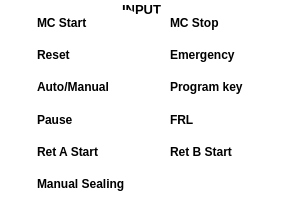
      <widget class="QGroupBox" name="Input_group">
       <property name="geometry">
        <rect>
         <x>1600</x>
         <y>320</y>
         <width>282</width>
         <height>208</height>
        </rect>
       </property>
       <property name="font">
        <font>
         <family>Arial</family>
         <pointsize>10</pointsize>
         <weight>75</weight>
         <bold>true</bold>
        </font>
       </property>
       <property name="styleSheet">
        <string notr="true">background-color: rgb(255, 255, 255);
border-radius: 10px;</string>
       </property>
       <property name="title">
        <string>INPUT</string>
       </property>
       <property name="alignment">
        <set>Qt::AlignCenter</set>
       </property>
       <layout class="QGridLayout" name="gridLayout_3">
        <property name="topMargin">
         <number>10</number>
        </property>
        <item row="5" column="0">
         <layout class="QHBoxLayout" name="horizontalLayout_11">
          <item>
           <widget class="QPushButton" name="bIRetA_StartPB">
            <property name="minimumSize">
             <size>
              <width>20</width>
              <height>20</height>
             </size>
            </property>
            <property name="maximumSize">
             <size>
              <width>20</width>
              <height>20</height>
             </size>
            </property>
            <property name="font">
             <font>
              <family>Arial</family>
              <pointsize>10</pointsize>
              <weight>75</weight>
              <bold>true</bold>
              <kerning>true</kerning>
             </font>
            </property>
            <property name="focusPolicy">
             <enum>Qt::NoFocus</enum>
            </property>
            <property name="toolTipDuration">
             <number>4</number>
            </property>
            <property name="text">
             <string/>
            </property>
            <property name="icon">
             <iconset resource="graphic.qrc">
              <normaloff>:/buttonImage/greenButton.png</normaloff>
              <disabledoff>:/buttonImage/redButton.png</disabledoff>
              <disabledon>:/buttonImage/redButton.png</disabledon>:/buttonImage/greenButton.png</iconset>
            </property>
            <property name="iconSize">
             <size>
              <width>20</width>
              <height>20</height>
             </size>
            </property>
            <property name="flat">
             <bool>true</bool>
            </property>
           </widget>
          </item>
          <item>
           <widget class="QLabel" name="bIRetA_StartPB_Label">
            <property name="font">
             <font>
              <family>Arial</family>
              <weight>75</weight>
              <bold>true</bold>
             </font>
            </property>
            <property name="text">
             <string>Ret A Start</string>
            </property>
            <property name="alignment">
             <set>Qt::AlignLeading|Qt::AlignLeft|Qt::AlignVCenter</set>
            </property>
           </widget>
          </item>
         </layout>
        </item>
        <item row="1" column="1">
         <layout class="QHBoxLayout" name="horizontalLayout_14">
          <item>
           <widget class="QPushButton" name="bIStopPB">
            <property name="minimumSize">
             <size>
              <width>20</width>
              <height>20</height>
             </size>
            </property>
            <property name="maximumSize">
             <size>
              <width>20</width>
              <height>20</height>
             </size>
            </property>
            <property name="font">
             <font>
              <family>Arial</family>
              <pointsize>10</pointsize>
              <weight>75</weight>
              <bold>true</bold>
              <kerning>true</kerning>
             </font>
            </property>
            <property name="focusPolicy">
             <enum>Qt::NoFocus</enum>
            </property>
            <property name="toolTipDuration">
             <number>4</number>
            </property>
            <property name="text">
             <string/>
            </property>
            <property name="icon">
             <iconset resource="graphic.qrc">
              <normaloff>:/buttonImage/greenButton.png</normaloff>
              <disabledoff>:/buttonImage/redButton.png</disabledoff>
              <disabledon>:/buttonImage/redButton.png</disabledon>:/buttonImage/greenButton.png</iconset>
            </property>
            <property name="iconSize">
             <size>
              <width>20</width>
              <height>20</height>
             </size>
            </property>
            <property name="flat">
             <bool>true</bool>
            </property>
           </widget>
          </item>
          <item>
           <widget class="QLabel" name="bIStopPB_Label">
            <property name="font">
             <font>
              <family>Arial</family>
              <weight>75</weight>
              <bold>true</bold>
             </font>
            </property>
            <property name="text">
             <string>MC Stop</string>
            </property>
            <property name="alignment">
             <set>Qt::AlignLeading|Qt::AlignLeft|Qt::AlignVCenter</set>
            </property>
           </widget>
          </item>
         </layout>
        </item>
        <item row="1" column="0">
         <layout class="QHBoxLayout" name="horizontalLayout_16">
          <item>
           <widget class="QPushButton" name="bIStartPB">
            <property name="minimumSize">
             <size>
              <width>20</width>
              <height>20</height>
             </size>
            </property>
            <property name="maximumSize">
             <size>
              <width>20</width>
              <height>20</height>
             </size>
            </property>
            <property name="font">
             <font>
              <family>Arial</family>
              <pointsize>10</pointsize>
              <weight>75</weight>
              <bold>true</bold>
              <kerning>true</kerning>
             </font>
            </property>
            <property name="focusPolicy">
             <enum>Qt::NoFocus</enum>
            </property>
            <property name="toolTipDuration">
             <number>4</number>
            </property>
            <property name="text">
             <string/>
            </property>
            <property name="icon">
             <iconset resource="graphic.qrc">
              <normaloff>:/buttonImage/greenButton.png</normaloff>
              <disabledoff>:/buttonImage/redButton.png</disabledoff>
              <disabledon>:/buttonImage/redButton.png</disabledon>:/buttonImage/greenButton.png</iconset>
            </property>
            <property name="iconSize">
             <size>
              <width>20</width>
              <height>20</height>
             </size>
            </property>
            <property name="flat">
             <bool>true</bool>
            </property>
           </widget>
          </item>
          <item>
           <widget class="QLabel" name="bIStartPB_Label">
            <property name="font">
             <font>
              <family>Arial</family>
              <weight>75</weight>
              <bold>true</bold>
             </font>
            </property>
            <property name="text">
             <string>MC Start</string>
            </property>
            <property name="alignment">
             <set>Qt::AlignLeading|Qt::AlignLeft|Qt::AlignVCenter</set>
            </property>
           </widget>
          </item>
         </layout>
        </item>
        <item row="2" column="1">
         <layout class="QHBoxLayout" name="horizontalLayout_8">
          <item>
           <widget class="QPushButton" name="bIEmergencyPB">
            <property name="minimumSize">
             <size>
              <width>20</width>
              <height>20</height>
             </size>
            </property>
            <property name="maximumSize">
             <size>
              <width>20</width>
              <height>20</height>
             </size>
            </property>
            <property name="font">
             <font>
              <family>Arial</family>
              <pointsize>10</pointsize>
              <weight>75</weight>
              <bold>true</bold>
              <kerning>true</kerning>
             </font>
            </property>
            <property name="focusPolicy">
             <enum>Qt::NoFocus</enum>
            </property>
            <property name="toolTipDuration">
             <number>4</number>
            </property>
            <property name="text">
             <string/>
            </property>
            <property name="icon">
             <iconset resource="graphic.qrc">
              <normaloff>:/buttonImage/greenButton.png</normaloff>
              <disabledoff>:/buttonImage/redButton.png</disabledoff>
              <disabledon>:/buttonImage/redButton.png</disabledon>:/buttonImage/greenButton.png</iconset>
            </property>
            <property name="iconSize">
             <size>
              <width>20</width>
              <height>20</height>
             </size>
            </property>
            <property name="flat">
             <bool>true</bool>
            </property>
           </widget>
          </item>
          <item>
           <widget class="QLabel" name="bIEmergencyPB_Label">
            <property name="font">
             <font>
              <weight>75</weight>
              <bold>true</bold>
             </font>
            </property>
            <property name="text">
             <string>Emergency</string>
            </property>
            <property name="alignment">
             <set>Qt::AlignLeading|Qt::AlignLeft|Qt::AlignVCenter</set>
            </property>
           </widget>
          </item>
         </layout>
        </item>
        <item row="3" column="1">
         <layout class="QHBoxLayout" name="horizontalLayout_10">
          <item>
           <widget class="QPushButton" name="bIProgramKeySwitch">
            <property name="minimumSize">
             <size>
              <width>20</width>
              <height>20</height>
             </size>
            </property>
            <property name="maximumSize">
             <size>
              <width>20</width>
              <height>20</height>
             </size>
            </property>
            <property name="font">
             <font>
              <family>Arial</family>
              <pointsize>10</pointsize>
              <weight>75</weight>
              <bold>true</bold>
              <kerning>true</kerning>
             </font>
            </property>
            <property name="focusPolicy">
             <enum>Qt::NoFocus</enum>
            </property>
            <property name="toolTipDuration">
             <number>4</number>
            </property>
            <property name="text">
             <string/>
            </property>
            <property name="icon">
             <iconset resource="graphic.qrc">
              <normaloff>:/buttonImage/greenButton.png</normaloff>
              <disabledoff>:/buttonImage/redButton.png</disabledoff>
              <disabledon>:/buttonImage/redButton.png</disabledon>:/buttonImage/greenButton.png</iconset>
            </property>
            <property name="iconSize">
             <size>
              <width>20</width>
              <height>20</height>
             </size>
            </property>
            <property name="flat">
             <bool>true</bool>
            </property>
           </widget>
          </item>
          <item>
           <widget class="QLabel" name="bIProgramKeySwitch_Label">
            <property name="font">
             <font>
              <family>Arial</family>
              <weight>75</weight>
              <bold>true</bold>
             </font>
            </property>
            <property name="text">
             <string>Program key</string>
            </property>
            <property name="alignment">
             <set>Qt::AlignLeading|Qt::AlignLeft|Qt::AlignVCenter</set>
            </property>
           </widget>
          </item>
         </layout>
        </item>
        <item row="2" column="0">
         <layout class="QHBoxLayout" name="horizontalLayout_20">
          <item>
           <widget class="QPushButton" name="bIResetPB">
            <property name="minimumSize">
             <size>
              <width>20</width>
              <height>20</height>
             </size>
            </property>
            <property name="maximumSize">
             <size>
              <width>20</width>
              <height>20</height>
             </size>
            </property>
            <property name="font">
             <font>
              <family>Arial</family>
              <pointsize>10</pointsize>
              <weight>75</weight>
              <bold>true</bold>
              <kerning>true</kerning>
             </font>
            </property>
            <property name="focusPolicy">
             <enum>Qt::NoFocus</enum>
            </property>
            <property name="toolTipDuration">
             <number>4</number>
            </property>
            <property name="text">
             <string/>
            </property>
            <property name="icon">
             <iconset resource="graphic.qrc">
              <normaloff>:/buttonImage/greenButton.png</normaloff>
              <disabledoff>:/buttonImage/redButton.png</disabledoff>
              <disabledon>:/buttonImage/redButton.png</disabledon>:/buttonImage/greenButton.png</iconset>
            </property>
            <property name="iconSize">
             <size>
              <width>20</width>
              <height>20</height>
             </size>
            </property>
            <property name="flat">
             <bool>true</bool>
            </property>
           </widget>
          </item>
          <item>
           <widget class="QLabel" name="bIResetPB_Label">
            <property name="font">
             <font>
              <family>Arial</family>
              <weight>75</weight>
              <bold>true</bold>
             </font>
            </property>
            <property name="text">
             <string>Reset</string>
            </property>
            <property name="alignment">
             <set>Qt::AlignLeading|Qt::AlignLeft|Qt::AlignVCenter</set>
            </property>
           </widget>
          </item>
         </layout>
        </item>
        <item row="4" column="1">
         <layout class="QHBoxLayout" name="horizontalLayout_21">
          <item>
           <widget class="QPushButton" name="bIPressureSwitch">
            <property name="minimumSize">
             <size>
              <width>20</width>
              <height>20</height>
             </size>
            </property>
            <property name="maximumSize">
             <size>
              <width>20</width>
              <height>20</height>
             </size>
            </property>
            <property name="font">
             <font>
              <family>Arial</family>
              <pointsize>10</pointsize>
              <weight>75</weight>
              <bold>true</bold>
              <kerning>true</kerning>
             </font>
            </property>
            <property name="focusPolicy">
             <enum>Qt::NoFocus</enum>
            </property>
            <property name="toolTipDuration">
             <number>4</number>
            </property>
            <property name="text">
             <string/>
            </property>
            <property name="icon">
             <iconset resource="graphic.qrc">
              <normaloff>:/buttonImage/greenButton.png</normaloff>
              <disabledoff>:/buttonImage/redButton.png</disabledoff>
              <disabledon>:/buttonImage/redButton.png</disabledon>:/buttonImage/greenButton.png</iconset>
            </property>
            <property name="iconSize">
             <size>
              <width>20</width>
              <height>20</height>
             </size>
            </property>
            <property name="flat">
             <bool>true</bool>
            </property>
           </widget>
          </item>
          <item>
           <widget class="QLabel" name="bIPressureSwitch_Label">
            <property name="font">
             <font>
              <family>Arial</family>
              <weight>75</weight>
              <bold>true</bold>
             </font>
            </property>
            <property name="text">
             <string>FRL</string>
            </property>
            <property name="alignment">
             <set>Qt::AlignLeading|Qt::AlignLeft|Qt::AlignVCenter</set>
            </property>
           </widget>
          </item>
         </layout>
        </item>
        <item row="3" column="0">
         <layout class="QHBoxLayout" name="horizontalLayout_9">
          <item>
           <widget class="QPushButton" name="bIAutoManualSwitch">
            <property name="minimumSize">
             <size>
              <width>20</width>
              <height>20</height>
             </size>
            </property>
            <property name="maximumSize">
             <size>
              <width>20</width>
              <height>20</height>
             </size>
            </property>
            <property name="font">
             <font>
              <family>Arial</family>
              <pointsize>10</pointsize>
              <weight>75</weight>
              <bold>true</bold>
              <kerning>true</kerning>
             </font>
            </property>
            <property name="focusPolicy">
             <enum>Qt::NoFocus</enum>
            </property>
            <property name="toolTipDuration">
             <number>4</number>
            </property>
            <property name="text">
             <string/>
            </property>
            <property name="icon">
             <iconset resource="graphic.qrc">
              <normaloff>:/buttonImage/greenButton.png</normaloff>
              <disabledoff>:/buttonImage/redButton.png</disabledoff>
              <disabledon>:/buttonImage/redButton.png</disabledon>:/buttonImage/greenButton.png</iconset>
            </property>
            <property name="iconSize">
             <size>
              <width>20</width>
              <height>20</height>
             </size>
            </property>
            <property name="flat">
             <bool>true</bool>
            </property>
           </widget>
          </item>
          <item>
           <widget class="QLabel" name="bIAutoManualSwitch_Label">
            <property name="font">
             <font>
              <family>Arial</family>
              <weight>75</weight>
              <bold>true</bold>
             </font>
            </property>
            <property name="text">
             <string>Auto/Manual</string>
            </property>
            <property name="alignment">
             <set>Qt::AlignLeading|Qt::AlignLeft|Qt::AlignVCenter</set>
            </property>
           </widget>
          </item>
         </layout>
        </item>
        <item row="4" column="0">
         <layout class="QHBoxLayout" name="horizontalLayout_18">
          <item>
           <widget class="QPushButton" name="bIPausePB">
            <property name="minimumSize">
             <size>
              <width>20</width>
              <height>20</height>
             </size>
            </property>
            <property name="maximumSize">
             <size>
              <width>20</width>
              <height>20</height>
             </size>
            </property>
            <property name="font">
             <font>
              <family>Arial</family>
              <pointsize>10</pointsize>
              <weight>75</weight>
              <bold>true</bold>
              <kerning>true</kerning>
             </font>
            </property>
            <property name="focusPolicy">
             <enum>Qt::NoFocus</enum>
            </property>
            <property name="toolTipDuration">
             <number>4</number>
            </property>
            <property name="text">
             <string/>
            </property>
            <property name="icon">
             <iconset resource="graphic.qrc">
              <normaloff>:/buttonImage/greenButton.png</normaloff>
              <disabledoff>:/buttonImage/redButton.png</disabledoff>
              <disabledon>:/buttonImage/redButton.png</disabledon>:/buttonImage/greenButton.png</iconset>
            </property>
            <property name="iconSize">
             <size>
              <width>20</width>
              <height>20</height>
             </size>
            </property>
            <property name="flat">
             <bool>true</bool>
            </property>
           </widget>
          </item>
          <item>
           <widget class="QLabel" name="bIPausePB_Label">
            <property name="font">
             <font>
              <family>Arial</family>
              <weight>75</weight>
              <bold>true</bold>
             </font>
            </property>
            <property name="text">
             <string>Pause</string>
            </property>
            <property name="alignment">
             <set>Qt::AlignLeading|Qt::AlignLeft|Qt::AlignVCenter</set>
            </property>
           </widget>
          </item>
         </layout>
        </item>
        <item row="5" column="1">
         <layout class="QHBoxLayout" name="horizontalLayout_12">
          <item>
           <widget class="QPushButton" name="bIRetB_StartPB">
            <property name="minimumSize">
             <size>
              <width>20</width>
              <height>20</height>
             </size>
            </property>
            <property name="maximumSize">
             <size>
              <width>20</width>
              <height>20</height>
             </size>
            </property>
            <property name="font">
             <font>
              <family>Arial</family>
              <pointsize>10</pointsize>
              <weight>75</weight>
              <bold>true</bold>
              <kerning>true</kerning>
             </font>
            </property>
            <property name="focusPolicy">
             <enum>Qt::NoFocus</enum>
            </property>
            <property name="toolTipDuration">
             <number>4</number>
            </property>
            <property name="text">
             <string/>
            </property>
            <property name="icon">
             <iconset resource="graphic.qrc">
              <normaloff>:/buttonImage/greenButton.png</normaloff>
              <disabledoff>:/buttonImage/redButton.png</disabledoff>
              <disabledon>:/buttonImage/redButton.png</disabledon>:/buttonImage/greenButton.png</iconset>
            </property>
            <property name="iconSize">
             <size>
              <width>20</width>
              <height>20</height>
             </size>
            </property>
            <property name="flat">
             <bool>true</bool>
            </property>
           </widget>
          </item>
          <item>
           <widget class="QLabel" name="bIRetB_StartPB_Label">
            <property name="font">
             <font>
              <family>Arial</family>
              <weight>75</weight>
              <bold>true</bold>
             </font>
            </property>
            <property name="text">
             <string>Ret B Start</string>
            </property>
            <property name="alignment">
             <set>Qt::AlignLeading|Qt::AlignLeft|Qt::AlignVCenter</set>
            </property>
           </widget>
          </item>
         </layout>
        </item>
        <item row="6" column="0">
         <layout class="QHBoxLayout" name="horizontalLayout_17">
          <item>
           <widget class="QPushButton" name="bIManualSealingPB">
            <property name="minimumSize">
             <size>
              <width>20</width>
              <height>20</height>
             </size>
            </property>
            <property name="maximumSize">
             <size>
              <width>20</width>
              <height>20</height>
             </size>
            </property>
            <property name="font">
             <font>
              <family>Arial</family>
              <pointsize>10</pointsize>
              <weight>75</weight>
              <bold>true</bold>
              <kerning>true</kerning>
             </font>
            </property>
            <property name="focusPolicy">
             <enum>Qt::NoFocus</enum>
            </property>
            <property name="toolTipDuration">
             <number>4</number>
            </property>
            <property name="text">
             <string/>
            </property>
            <property name="icon">
             <iconset resource="graphic.qrc">
              <normaloff>:/buttonImage/greenButton.png</normaloff>
              <disabledoff>:/buttonImage/redButton.png</disabledoff>
              <disabledon>:/buttonImage/redButton.png</disabledon>:/buttonImage/greenButton.png</iconset>
            </property>
            <property name="iconSize">
             <size>
              <width>20</width>
              <height>20</height>
             </size>
            </property>
            <property name="flat">
             <bool>true</bool>
            </property>
           </widget>
          </item>
          <item>
           <widget class="QLabel" name="bIManualSealingPB_Label">
            <property name="font">
             <font>
              <family>Arial</family>
              <weight>75</weight>
              <bold>true</bold>
             </font>
            </property>
            <property name="text">
             <string>Manual Sealing</string>
            </property>
            <property name="alignment">
             <set>Qt::AlignLeading|Qt::AlignLeft|Qt::AlignVCenter</set>
            </property>
           </widget>
          </item>
         </layout>
        </item>
       </layout>
      </widget>
